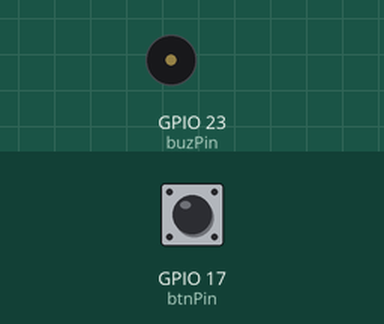
Bench run of a sketch on a simulated ESP32. Parts: buzzer (waves = sounding). The inputs (shaded band) are chosen by the test bench; at power-on: GPIO 17 (btnPin) LOW.

Above: at 1.2 s.
1.3 s: GPIO 17 (btnPin) pulled HIGH for 0.15 s
At 3.4 s:
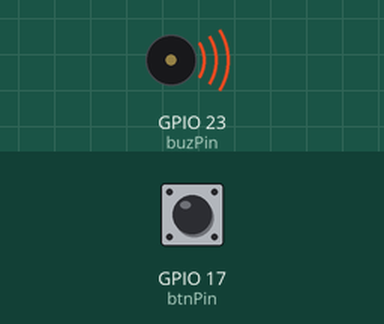
4.4 s: GPIO 17 (btnPin) pulled HIGH for 1 s
At 7.29 s:
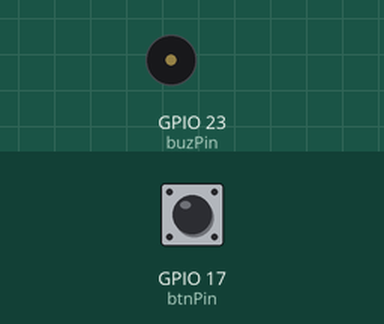
7.5 s: GPIO 17 (btnPin) pulled HIGH for 3.2 s
At 9.9 s:
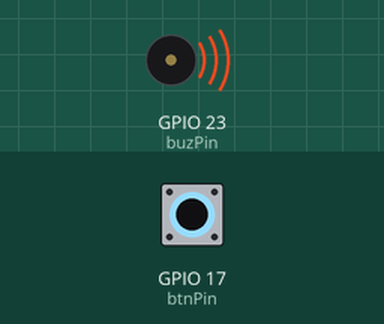
Timing chart, 0 to 14.4 s (numbered marks = the images above; inputs shaded):
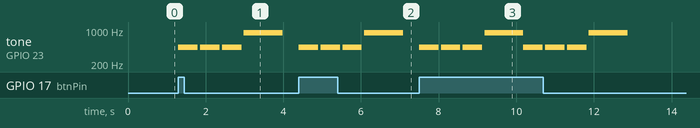

The sketch:

kad15_toneTimeSignal.ino
```cpp
#define LEDC_CHANNEL_0 0
#define LEDC_TIMER_13_BIT 13
#define LEDC_BASE_FREQ 5000

const int buzPin = 23;
const int btnPin = 17;
int noteDuration = 1000/8;

double note_half = noteDuration*4;
double note_whole = noteDuration*8;
double note_16th = noteDuration/2;

void setup() {
  Serial.begin(115200);
  ledcSetup(LEDC_CHANNEL_0,LEDC_BASE_FREQ,LEDC_TIMER_13_BIT);
  ledcAttachPin(buzPin,LEDC_CHANNEL_0);
  pinMode(btnPin,INPUT);
}

void loop() {
  if(digitalRead(btnPin) == HIGH){
    for(int i=1; i<8; i++){
      if (i == 7){
        ledcWriteTone(LEDC_CHANNEL_0, 880);
        delay(note_whole);
      }else if(i % 2 == 1){
        ledcWriteTone(LEDC_CHANNEL_0, 440);
        delay(note_half);
      }else if (i % 2 == 0){
        ledcWriteTone(LEDC_CHANNEL_0, 0);
        delay(note_16th);
      }
    }
  }
  ledcWriteTone(LEDC_CHANNEL_0, 0);
}
```

Measured:
- after the input at 1.3 s, tone on GPIO 23 (buzPin): plays 440 Hz for 0.50 s, 440 Hz for 0.50 s, 440 Hz for 0.50 s, 880 Hz for 1.0 s, starting at once
- after the input at 4.4 s, tone on GPIO 23 (buzPin): plays 440 Hz for 0.50 s, 440 Hz for 0.50 s, 440 Hz for 0.50 s, 880 Hz for 1.0 s, starting at once
- after the input at 7.5 s, tone on GPIO 23 (buzPin): plays 440 Hz for 0.50 s, 440 Hz for 0.50 s, 440 Hz for 0.50 s, 880 Hz for 1.0 s, 440 Hz for 0.50 s, 440 Hz for 0.50 s … (8 notes in this stretch), starting at once
